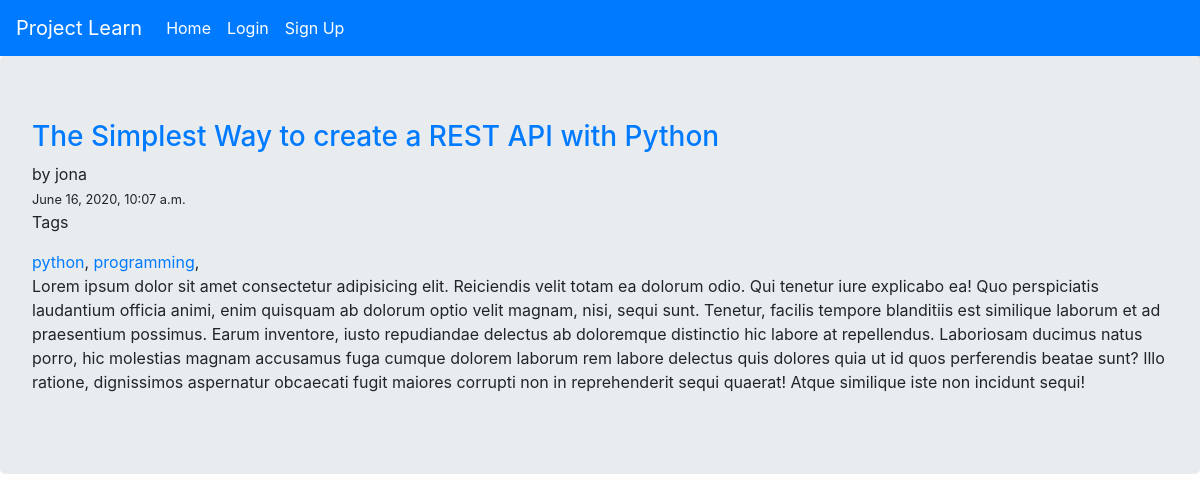
The app's page /posts/The Simplest Way to create a REST API with Python/ with its own data.
### blog/models.py (models this page shows, shortened)
class Post(models.Model):
    STATUS_CHOICES = (
        ('draft', 'Draft'),
        ('published', 'Published'),
    )
    tags=TaggableManager()
    title = models.CharField(max_length=250)
    slug = models.SlugField(max_length=250, unique_for_date='published')
    author = models.ForeignKey(
        User, on_delete=models.CASCADE, related_name='blog_posts')
    body = models.TextField()
    publish = models.DateTimeField(default=timezone.now)
    created = models.DateTimeField(auto_now_add=True)
    updated = models.DateTimeField(auto_now_add=True)
    status = models.CharField(
        max_length=10, choices=STATUS_CHOICES, default='draft')
    class Meta:
        ordering = ['-publish']

### blog/views.py (the view)
# urls.py: path('posts/<str:title>/',views.post_details,name='post_details'),
def post_details(request,title):
    post=Post.objects.get(title=title)
    context={
        'post':post,
    }
    return render(request,'blog/post_detail.html',context)

### blog/templates/blog/post_detail.html
{% extends 'blog/base.html' %}
{% block body %}
<div class="jumbotron">
    <div class="head-text">
      <a href="/posts/{{post.title}}/"><h3>{{post.title}}</h3></a> by {{post.author}}</div>
    <small class="post-time">{{post.created}}</small>
    <p>Tags</p>
    {% for tag in post.tags.all %}
        <a href="">{{tag}}</a>,
    {% endfor %}
    <p>{{post.body}}</p>
  </div>
{% endblock body %}

### records on screen
Post: title "The Simplest Way to create a REST API with Python", author "jona", created "June 16, 2020, 10:07 a.m.", body "Lorem ipsum dolor sit amet consectetur adipisicing elit. Reiciendis velit totam ea dolorum odio. Qui tenetur iure explicabo ea! Quo perspiciatis laudantium officia animi, enim quisquam ab dolorum optio velit magnam, nisi, sequi sunt. Tenetur, facilis tempore blanditiis est similique laborum et ad praesentium possimus. Earum inventore, iusto repudiandae delectus ab doloremque distinctio hic labore at repellendus. Laboriosam ducimus natus porro, hic molestias magnam accusamus fuga cumque dolorem laborum rem labore delectus quis dolores quia ut id quos perferendis beatae sunt? Illo ratione, dignissimos aspernatur obcaecati fugit maiores corrupti non in reprehenderit sequi quaerat! Atque…"
Tag: name "python"
Tag: name "programming"
